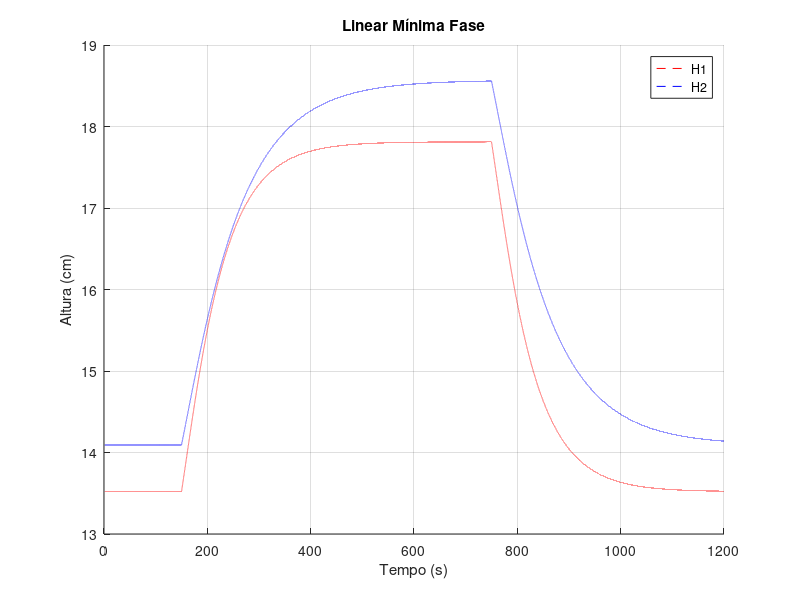

The MATLAB script that drew this image:
%% Tank Especifications
A1 = 28;
A2 = 32;
A3 = 28;
A4 = 32;

a1 = 0.071;
a2 = 0.057;
a3 = 0.071;
a4 = 0.057;

%kc = 0.5;
kc = 1;
g = 981;

%% Minimum Fase
hp1 = 13.5199;
hp2 = 14.0934;
hp3 = 1.8014;
hp4 = 1.5535;

h1 = 13.5199;
h2 = 14.0934;
h3 = 1.8014;
h4 = 1.5535;

% h1 = 0;
% h2 = 0;
% h3 = 0;
% h4 = 0;

% h1 = 5;
% h2 = 5;
% h3 = 2;
% h4 = 2;

% h1 = 12.4;
% h2 = 12.7;
% h3 = 1.8;
% h4 = 1.4;

% h01 = 12.4;
% h02 = 12.7;
% h03 = 1.8;
% h04 = 1.4;
% dh1 = h01 - hp1
% dh2 = h02 - hp2
% dh3 = h03 - hp3
% dh4 = h04 - hp4

h01 = hp1 + h1;
h02 = hp2 + h2;
h03 = hp3 + h3;
h04 = hp4 + h4;

v01 = 3.15;
v02 = 3.15;
k1 = 3.33;
k2 = 3.35;

y1 = 0.70;
y2 = 0.60;

%% Linearized State-Space
T1 = (A1/a1)*sqrt(2*hp1/g)
T2 = (A2/a2)*sqrt(2*hp2/g)
T3 = (A3/a3)*sqrt(2*hp3/g)
T4 = (A4/a4)*sqrt(2*hp4/g)

c1 = T1*k1*kc/A1;
c2 = T2*k2*kc/A2;
% x' = A*x + B*u
% y = C*x + D*u
% G = C*(inv(sI - A))*B

A = [-(1/T1) 0 (A3/(A1*T3)) 0;
     0 -(1/T2) 0 (A4/(A2*T4));
     0 0 -(1/T3) 0;
     0 0 0 -(1/T4)];
 
B = [y1*k1/A1 0;
    0 y2*k2/A2;
    0 (1 - y2)*k2/A3;
    (1 - y1)*k1/A4 0];

C = eye(4);

%% Entradas do sistema
samp_time = 0.01;
final_time = 1200;
tot_samps = final_time/samp_time;
t = linspace(0, final_time, tot_samps);

vi1 = ones(tot_samps/8,1); 
vi2 = ones(tot_samps/8,1); 
v1 = ones(tot_samps,1);
v2 = ones(tot_samps,1);

% v = [v01*v1 v02*v2];
v = [v01*vi1 v02*vi2;
    (v01+0.5)*vi1 (v02+0.5)*vi2;
    (v01+0.5)*vi1 (v02+0.5)*vi2;
    (v01+0.5)*vi1 (v02+0.5)*vi2;
    (v01+0.5)*vi1 (v02+0.5)*vi2;
    v01*vi1 v02*vi2;
    v01*vi1 v02*vi2;
    v01*vi1 v02*vi2];

v = [v(:,1)-v01 v(:,2)-v02];

% Simula��o do Sistema Linearizado
sys = ss(A,B,C,0)
[y, t2] = lsim(sys,v,t,[0 0 0 0]);
s = [ y(:,1)+hp1 y(:,2)+hp2 y(:,3)+hp3 y(:,4)+hp4];
inputs = v;
outputs = s;
% save s
figure
%plot(t, y(:,1), '-', t, y(:,2));
grid on
hold on
plot(t, s(:,1), '--red', t, s(:,2),'--blue');
% plot(t, y(:,1), '--red', t, y(:,2),'--blue');
legend('H1','H2','dH1','dH2');
title('Linear Mínima Fase');
ylabel('Altura (cm)');
xlabel('Tempo (s)');